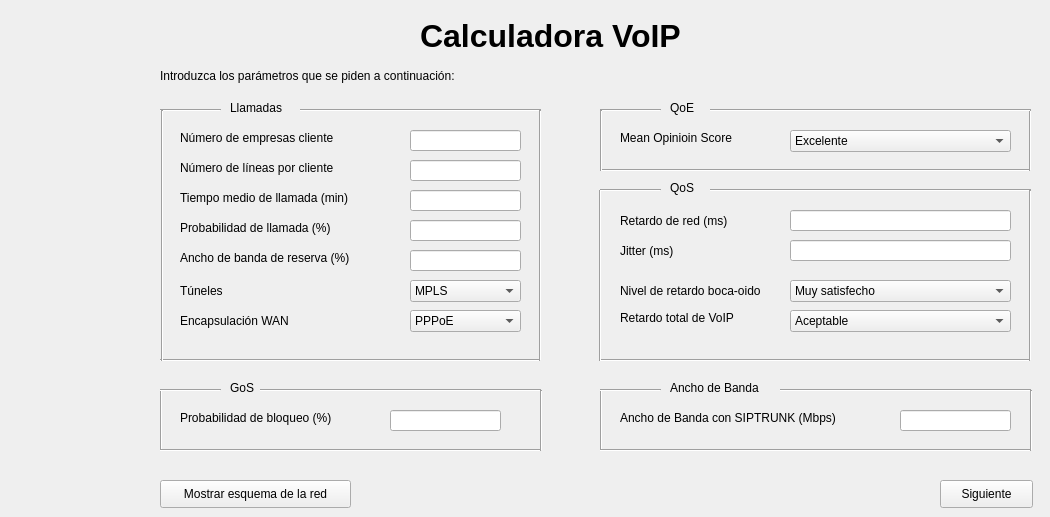
    <widget class="QWidget" name="page_1">
     <widget class="QLabel" name="label_7">
      <property name="geometry">
       <rect>
        <x>180</x>
        <y>220</y>
        <width>181</width>
        <height>16</height>
       </rect>
      </property>
      <property name="text">
       <string>Probabilidad de llamada (%)</string>
      </property>
     </widget>
     <widget class="Line" name="line_14">
      <property name="geometry">
       <rect>
        <x>600</x>
        <y>350</y>
        <width>431</width>
        <height>21</height>
       </rect>
      </property>
      <property name="orientation">
       <enum>Qt::Horizontal</enum>
      </property>
     </widget>
     <widget class="QLabel" name="label_21">
      <property name="geometry">
       <rect>
        <x>610</x>
        <y>410</y>
        <width>171</width>
        <height>16</height>
       </rect>
      </property>
      <property name="text">
       <string/>
      </property>
     </widget>
     <widget class="Line" name="line_25">
      <property name="geometry">
       <rect>
        <x>1030</x>
        <y>390</y>
        <width>3</width>
        <height>61</height>
       </rect>
      </property>
      <property name="orientation">
       <enum>Qt::Vertical</enum>
      </property>
     </widget>
     <widget class="QLabel" name="label_9">
      <property name="geometry">
       <rect>
        <x>180</x>
        <y>310</y>
        <width>171</width>
        <height>21</height>
       </rect>
      </property>
      <property name="text">
       <string>Encapsulación WAN</string>
      </property>
     </widget>
     <widget class="Line" name="line_11">
      <property name="geometry">
       <rect>
        <x>710</x>
        <y>180</y>
        <width>321</width>
        <height>21</height>
       </rect>
      </property>
      <property name="orientation">
       <enum>Qt::Horizontal</enum>
      </property>
     </widget>
     <widget class="Line" name="line_13">
      <property name="geometry">
       <rect>
        <x>590</x>
        <y>190</y>
        <width>20</width>
        <height>171</height>
       </rect>
      </property>
      <property name="orientation">
       <enum>Qt::Vertical</enum>
      </property>
     </widget>
     <widget class="QComboBox" name="combobox_retardo_boca_oido">
      <property name="geometry">
       <rect>
        <x>790</x>
        <y>280</y>
        <width>221</width>
        <height>22</height>
       </rect>
      </property>
      <item>
       <property name="text">
        <string>Muy satisfecho</string>
       </property>
      </item>
      <item>
       <property name="text">
        <string>Satisfecho</string>
       </property>
      </item>
      <item>
       <property name="text">
        <string>Algunos usuarios insatisfechos</string>
       </property>
      </item>
      <item>
       <property name="text">
        <string>Muchos usuarios insatisfechos</string>
       </property>
      </item>
      <item>
       <property name="text">
        <string>Todos los usuarios insatisfechos</string>
       </property>
      </item>
     </widget>
     <widget class="QLabel" name="label_10">
      <property name="geometry">
       <rect>
        <x>180</x>
        <y>280</y>
        <width>171</width>
        <height>21</height>
       </rect>
      </property>
      <property name="text">
       <string>Túneles</string>
      </property>
     </widget>
     <widget class="QLabel" name="label">
      <property name="geometry">
       <rect>
        <x>420</x>
        <y>0</y>
        <width>371</width>
        <height>71</height>
       </rect>
      </property>
      <property name="font">
       <font>
        <pointsize>24</pointsize>
        <weight>75</weight>
        <bold>true</bold>
       </font>
      </property>
      <property name="text">
       <string>Calculadora VoIP</string>
      </property>
     </widget>
     <widget class="QLineEdit" name="label_J">
      <property name="geometry">
       <rect>
        <x>790</x>
        <y>240</y>
        <width>221</width>
        <height>21</height>
       </rect>
      </property>
     </widget>
     <widget class="QLabel" name="label_19">
      <property name="geometry">
       <rect>
        <x>180</x>
        <y>410</y>
        <width>171</width>
        <height>16</height>
       </rect>
      </property>
      <property name="text">
       <string>Probabilidad de bloqueo (%)</string>
      </property>
     </widget>
     <widget class="Line" name="line_6">
      <property name="geometry">
       <rect>
        <x>600</x>
        <y>100</y>
        <width>61</width>
        <height>21</height>
       </rect>
      </property>
      <property name="orientation">
       <enum>Qt::Horizontal</enum>
      </property>
     </widget>
     <widget class="QLabel" name="label_13">
      <property name="geometry">
       <rect>
        <x>620</x>
        <y>130</y>
        <width>141</width>
        <height>16</height>
       </rect>
      </property>
      <property name="text">
       <string>Mean Opinioin Score</string>
      </property>
     </widget>
     <widget class="QLabel" name="label_14">
      <property name="geometry">
       <rect>
        <x>670</x>
        <y>180</y>
        <width>31</width>
        <height>16</height>
       </rect>
      </property>
      <property name="text">
       <string>QoS</string>
      </property>
     </widget>
     <widget class="Line" name="line_21">
      <property name="geometry">
       <rect>
        <x>600</x>
        <y>390</y>
        <width>3</width>
        <height>61</height>
       </rect>
      </property>
      <property name="orientation">
       <enum>Qt::Vertical</enum>
      </property>
     </widget>
     <widget class="QLabel" name="label_17">
      <property name="geometry">
       <rect>
        <x>620</x>
        <y>280</y>
        <width>161</width>
        <height>21</height>
       </rect>
      </property>
      <property name="text">
       <string>Nivel de retardo boca-oido</string>
      </property>
     </widget>
     <widget class="Line" name="line_12">
      <property name="geometry">
       <rect>
        <x>600</x>
        <y>180</y>
        <width>61</width>
        <height>21</height>
       </rect>
      </property>
      <property name="orientation">
       <enum>Qt::Horizontal</enum>
      </property>
     </widget>
     <widget class="Line" name="line_3">
      <property name="geometry">
       <rect>
        <x>160</x>
        <y>100</y>
        <width>61</width>
        <height>21</height>
       </rect>
      </property>
      <property name="orientation">
       <enum>Qt::Horizontal</enum>
      </property>
     </widget>
     <widget class="QLabel" name="label_5">
      <property name="geometry">
       <rect>
        <x>180</x>
        <y>160</y>
        <width>181</width>
        <height>16</height>
       </rect>
      </property>
      <property name="text">
       <string>Número de líneas por cliente</string>
      </property>
     </widget>
     <widget class="Line" name="line_4">
      <property name="geometry">
       <rect>
        <x>160</x>
        <y>350</y>
        <width>381</width>
        <height>21</height>
       </rect>
      </property>
      <property name="orientation">
       <enum>Qt::Horizontal</enum>
      </property>
     </widget>
     <widget class="QLabel" name="label_4">
      <property name="geometry">
       <rect>
        <x>180</x>
        <y>130</y>
        <width>171</width>
        <height>16</height>
       </rect>
      </property>
      <property name="text">
       <string>Número de empresas cliente</string>
      </property>
     </widget>
     <widget class="Line" name="line_15">
      <property name="geometry">
       <rect>
        <x>1020</x>
        <y>190</y>
        <width>21</width>
        <height>171</height>
       </rect>
      </property>
      <property name="orientation">
       <enum>Qt::Vertical</enum>
      </property>
     </widget>
     <widget class="Line" name="line_20">
      <property name="geometry">
       <rect>
        <x>540</x>
        <y>390</y>
        <width>3</width>
        <height>61</height>
       </rect>
      </property>
      <property name="orientation">
       <enum>Qt::Vertical</enum>
      </property>
     </widget>
     <widget class="QLabel" name="label_18">
      <property name="geometry">
       <rect>
        <x>230</x>
        <y>380</y>
        <width>41</width>
        <height>16</height>
       </rect>
      </property>
      <property name="text">
       <string>GoS</string>
      </property>
     </widget>
     <widget class="QLabel" name="label_11">
      <property name="geometry">
       <rect>
        <x>180</x>
        <y>190</y>
        <width>191</width>
        <height>16</height>
       </rect>
      </property>
      <property name="text">
       <string>Tiempo medio de llamada (min)</string>
      </property>
     </widget>
     <widget class="QComboBox" name="combobox_MOS">
      <property name="geometry">
       <rect>
        <x>790</x>
        <y>130</y>
        <width>221</width>
        <height>22</height>
       </rect>
      </property>
      <item>
       <property name="text">
        <string>Excelente</string>
       </property>
      </item>
      <item>
       <property name="text">
        <string>Bueno</string>
       </property>
      </item>
      <item>
       <property name="text">
        <string>Aceptable</string>
       </property>
      </item>
      <item>
       <property name="text">
        <string>Bajo</string>
       </property>
      </item>
      <item>
       <property name="text">
        <string>Malo</string>
       </property>
      </item>
     </widget>
     <widget class="QLineEdit" name="label_Tpll">
      <property name="geometry">
       <rect>
        <x>410</x>
        <y>190</y>
        <width>111</width>
        <height>21</height>
       </rect>
      </property>
     </widget>
     <widget class="Line" name="line_16">
      <property name="geometry">
       <rect>
        <x>260</x>
        <y>380</y>
        <width>281</width>
        <height>21</height>
       </rect>
      </property>
      <property name="orientation">
       <enum>Qt::Horizontal</enum>
      </property>
     </widget>
     <widget class="QPushButton" name="boton_esquema">
      <property name="geometry">
       <rect>
        <x>160</x>
        <y>480</y>
        <width>191</width>
        <height>28</height>
       </rect>
      </property>
      <property name="text">
       <string>Mostrar esquema de la red</string>
      </property>
     </widget>
     <widget class="QLineEdit" name="label_Pb">
      <property name="geometry">
       <rect>
        <x>390</x>
        <y>410</y>
        <width>111</width>
        <height>21</height>
       </rect>
      </property>
     </widget>
     <widget class="QLabel" name="label_15">
      <property name="geometry">
       <rect>
        <x>620</x>
        <y>210</y>
        <width>141</width>
        <height>21</height>
       </rect>
      </property>
      <property name="text">
       <string>Retardo de red (ms)</string>
      </property>
     </widget>
     <widget class="QLineEdit" name="label_BWres">
      <property name="geometry">
       <rect>
        <x>410</x>
        <y>250</y>
        <width>111</width>
        <height>21</height>
       </rect>
      </property>
     </widget>
     <widget class="Line" name="line_8">
      <property name="geometry">
       <rect>
        <x>600</x>
        <y>155</y>
        <width>431</width>
        <height>31</height>
       </rect>
      </property>
      <property name="orientation">
       <enum>Qt::Horizontal</enum>
      </property>
     </widget>
     <widget class="Line" name="line_18">
      <property name="geometry">
       <rect>
        <x>160</x>
        <y>390</y>
        <width>3</width>
        <height>61</height>
       </rect>
      </property>
      <property name="orientation">
       <enum>Qt::Vertical</enum>
      </property>
     </widget>
     <widget class="Line" name="line_2">
      <property name="geometry">
       <rect>
        <x>300</x>
        <y>100</y>
        <width>241</width>
        <height>21</height>
       </rect>
      </property>
      <property name="orientation">
       <enum>Qt::Horizontal</enum>
      </property>
     </widget>
     <widget class="QLineEdit" name="label_BWst">
      <property name="geometry">
       <rect>
        <x>900</x>
        <y>410</y>
        <width>111</width>
        <height>21</height>
       </rect>
      </property>
     </widget>
     <widget class="QLabel" name="label_20">
      <property name="geometry">
       <rect>
        <x>670</x>
        <y>380</y>
        <width>101</width>
        <height>16</height>
       </rect>
      </property>
      <property name="text">
       <string>Ancho de Banda</string>
      </property>
     </widget>
     <widget class="QLineEdit" name="label_Nc">
      <property name="geometry">
       <rect>
        <x>410</x>
        <y>130</y>
        <width>111</width>
        <height>21</height>
       </rect>
      </property>
     </widget>
     <widget class="QLabel" name="label_3">
      <property name="geometry">
       <rect>
        <x>230</x>
        <y>100</y>
        <width>71</width>
        <height>16</height>
       </rect>
      </property>
      <property name="text">
       <string>Llamadas</string>
      </property>
     </widget>
     <widget class="Line" name="line_10">
      <property name="geometry">
       <rect>
        <x>1020</x>
        <y>110</y>
        <width>21</width>
        <height>61</height>
       </rect>
      </property>
      <property name="orientation">
       <enum>Qt::Vertical</enum>
      </property>
     </widget>
     <widget class="Line" name="line_17">
      <property name="geometry">
       <rect>
        <x>160</x>
        <y>380</y>
        <width>61</width>
        <height>21</height>
       </rect>
      </property>
      <property name="orientation">
       <enum>Qt::Horizontal</enum>
      </property>
     </widget>
     <widget class="Line" name="line">
      <property name="geometry">
       <rect>
        <x>142</x>
        <y>110</y>
        <width>41</width>
        <height>251</height>
       </rect>
      </property>
      <property name="orientation">
       <enum>Qt::Vertical</enum>
      </property>
     </widget>
     <widget class="QLineEdit" name="label_Nl">
      <property name="geometry">
       <rect>
        <x>410</x>
        <y>160</y>
        <width>111</width>
        <height>21</height>
       </rect>
      </property>
     </widget>
     <widget class="QLabel" name="label_2">
      <property name="geometry">
       <rect>
        <x>160</x>
        <y>60</y>
        <width>371</width>
        <height>31</height>
       </rect>
      </property>
      <property name="text">
       <string>Introduzca los parámetros que se piden a continuación:</string>
      </property>
     </widget>
     <widget class="QComboBox" name="combobox_retardo_total">
      <property name="geometry">
       <rect>
        <x>790</x>
        <y>310</y>
        <width>221</width>
        <height>22</height>
       </rect>
      </property>
      <item>
       <property name="text">
        <string>Aceptable</string>
       </property>
      </item>
      <item>
       <property name="text">
        <string>Moderado</string>
       </property>
      </item>
      <item>
       <property name="text">
        <string>Inaceptable</string>
       </property>
      </item>
     </widget>
     <widget class="QLabel" name="label_8">
      <property name="geometry">
       <rect>
        <x>180</x>
        <y>250</y>
        <width>221</width>
        <height>16</height>
       </rect>
      </property>
      <property name="text">
       <string>Ancho de banda de reserva (%)</string>
      </property>
     </widget>
     <widget class="Line" name="line_23">
      <property name="geometry">
       <rect>
        <x>780</x>
        <y>380</y>
        <width>251</width>
        <height>21</height>
       </rect>
      </property>
      <property name="orientation">
       <enum>Qt::Horizontal</enum>
      </property>
     </widget>
     <widget class="QLabel" name="label_6">
      <property name="geometry">
       <rect>
        <x>240</x>
        <y>220</y>
        <width>55</width>
        <height>16</height>
       </rect>
      </property>
      <property name="text">
       <string/>
      </property>
     </widget>
     <widget class="QPushButton" name="boton_siguiente">
      <property name="geometry">
       <rect>
        <x>940</x>
        <y>480</y>
        <width>93</width>
        <height>28</height>
       </rect>
      </property>
      <property name="text">
       <string>Siguiente</string>
      </property>
     </widget>
     <widget class="Line" name="line_9">
      <property name="geometry">
       <rect>
        <x>710</x>
        <y>100</y>
        <width>321</width>
        <height>21</height>
       </rect>
      </property>
      <property name="orientation">
       <enum>Qt::Horizontal</enum>
      </property>
     </widget>
     <widget class="QLabel" name="label_16">
      <property name="geometry">
       <rect>
        <x>620</x>
        <y>240</y>
        <width>121</width>
        <height>21</height>
       </rect>
      </property>
      <property name="text">
       <string>Jitter (ms)</string>
      </property>
     </widget>
     <widget class="Line" name="line_5">
      <property name="geometry">
       <rect>
        <x>530</x>
        <y>110</y>
        <width>21</width>
        <height>251</height>
       </rect>
      </property>
      <property name="orientation">
       <enum>Qt::Vertical</enum>
      </property>
     </widget>
     <widget class="QLabel" name="label_23">
      <property name="geometry">
       <rect>
        <x>620</x>
        <y>310</y>
        <width>131</width>
        <height>16</height>
       </rect>
      </property>
      <property name="text">
       <string>Retardo total de VoIP</string>
      </property>
     </widget>
     <widget class="QLabel" name="label_22">
      <property name="geometry">
       <rect>
        <x>620</x>
        <y>410</y>
        <width>231</width>
        <height>16</height>
       </rect>
      </property>
      <property name="text">
       <string>Ancho de Banda con SIPTRUNK (Mbps)</string>
      </property>
     </widget>
     <widget class="QComboBox" name="combobox_encap_wan">
      <property name="geometry">
       <rect>
        <x>410</x>
        <y>310</y>
        <width>111</width>
        <height>22</height>
       </rect>
      </property>
      <item>
       <property name="text">
        <string>PPPoE</string>
       </property>
      </item>
      <item>
       <property name="text">
        <string>PPP</string>
       </property>
      </item>
      <item>
       <property name="text">
        <string>Ethernet</string>
       </property>
      </item>
      <item>
       <property name="text">
        <string>Ethernet 802.1q</string>
       </property>
      </item>
     </widget>
     <widget class="Line" name="line_19">
      <property name="geometry">
       <rect>
        <x>160</x>
        <y>435</y>
        <width>381</width>
        <height>31</height>
       </rect>
      </property>
      <property name="orientation">
       <enum>Qt::Horizontal</enum>
      </property>
     </widget>
     <widget class="QLabel" name="label_12">
      <property name="geometry">
       <rect>
        <x>670</x>
        <y>100</y>
        <width>55</width>
        <height>16</height>
       </rect>
      </property>
      <property name="text">
       <string>QoE</string>
      </property>
     </widget>
     <widget class="Line" name="line_24">
      <property name="geometry">
       <rect>
        <x>600</x>
        <y>430</y>
        <width>431</width>
        <height>41</height>
       </rect>
      </property>
      <property name="orientation">
       <enum>Qt::Horizontal</enum>
      </property>
     </widget>
     <widget class="QLineEdit" name="label_Rr">
      <property name="geometry">
       <rect>
        <x>790</x>
        <y>210</y>
        <width>221</width>
        <height>21</height>
       </rect>
      </property>
     </widget>
     <widget class="Line" name="line_7">
      <property name="geometry">
       <rect>
        <x>600</x>
        <y>110</y>
        <width>3</width>
        <height>61</height>
       </rect>
      </property>
      <property name="orientation">
       <enum>Qt::Vertical</enum>
      </property>
     </widget>
     <widget class="QLineEdit" name="label_Pll">
      <property name="geometry">
       <rect>
        <x>410</x>
        <y>220</y>
        <width>111</width>
        <height>21</height>
       </rect>
      </property>
     </widget>
     <widget class="QComboBox" name="combobox_tuneles">
      <property name="geometry">
       <rect>
        <x>410</x>
        <y>280</y>
        <width>111</width>
        <height>22</height>
       </rect>
      </property>
      <item>
       <property name="text">
        <string>MPLS</string>
       </property>
      </item>
      <item>
       <property name="text">
        <string>IPSEC</string>
       </property>
      </item>
      <item>
       <property name="text">
        <string>L2TP</string>
       </property>
      </item>
     </widget>
     <widget class="Line" name="line_22">
      <property name="geometry">
       <rect>
        <x>600</x>
        <y>380</y>
        <width>61</width>
        <height>21</height>
       </rect>
      </property>
      <property name="orientation">
       <enum>Qt::Horizontal</enum>
      </property>
     </widget>
    </widget>
